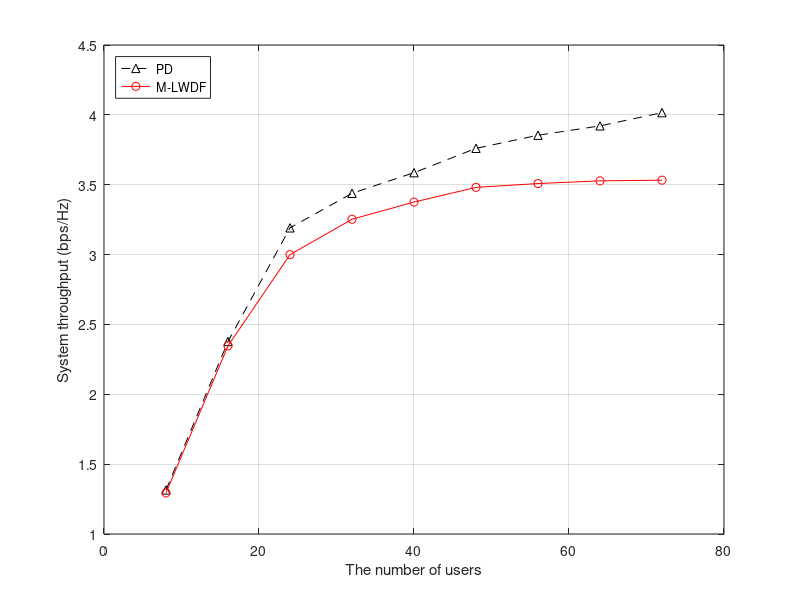
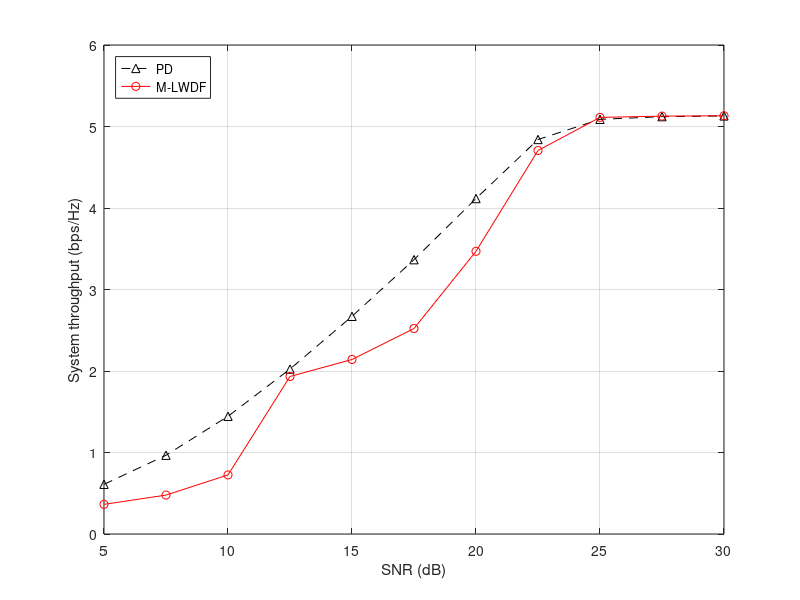

These charts were generated, in order, by the following MATLAB code:
clear
load('PD_SNR_final.mat');
load('MLWDF_SNR_final.mat');
user_set=8:8:72;
PD_throughput1=[1.3152 2.3776 3.1913	3.4383	3.5861	3.7603	3.8541 3.9212 4.0157];
MLWDF_throughput1=[1.2943 2.3470 2.9994 3.2528 3.3759 3.4810 3.5083 3.5277 3.5324];
figure('name','System throughput');
plot(user_set,PD_throughput1,'k^--');
hold on;
plot(user_set,MLWDF_throughput1,'ro-');
xlabel('The number of users');
ylabel('System throughput (bps/Hz)');
legend('PD','M-LWDF','location','NorthWest');
grid on;
figure('name','System throughput-SNR');
plot(Eb_N0_dB,PD_throughput,'k^--');
hold on;
plot(Eb_N0_dB,MLWDF_throughput,'ro-');
xlabel('SNR (dB)');
ylabel('System throughput (bps/Hz)');
legend('PD','M-LWDF','location','NorthWest');
grid on;